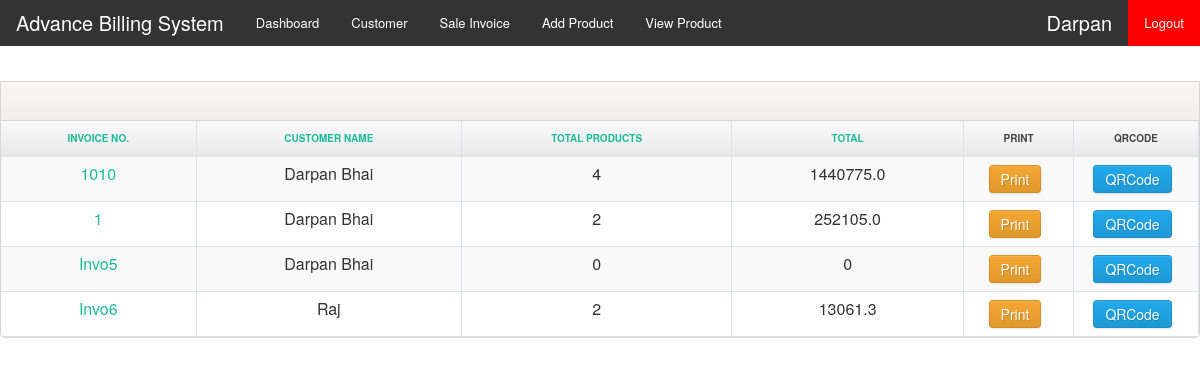
Page /all_invoices/ (signed in) on the committed database.
### organisation/models.py (models this page shows, shortened)
class OrganisationDetails(models.Model):
    company_name = models.CharField(max_length=50)
    company_type = models.CharField(max_length=50)
    pan_number = models.CharField(max_length=10)
    gstin_number = models.CharField(max_length=15)
    address_1 = models.CharField(max_length=90)
    address_2 = models.CharField(max_length=90)
    state = models.CharField(max_length=60)
    city = models.CharField(max_length=60)
    pincode = models.CharField(max_length=6)
    full_name = models.CharField(max_length=50)
    phone = models.CharField(max_length=10)
    email  = models.EmailField()
    user_id = models.CharField(max_length=40)
    password_1 = models.CharField(max_length=40)
    password_2 = models.CharField(max_length=40)

class Invoice_Details(models.Model):
    companyName = models.ForeignKey(OrganisationDetails, on_delete=models.CASCADE,default="")
    Cust_name = models.ForeignKey(CustomerDetails, on_delete=models.CASCADE,default="")
    Invoice_type = models.CharField(max_length = 50)
    Invoice_num = models.CharField(max_length = 10)
    Date = models.DateField(auto_now=False,blank=True)
    Dispatch_through = models.CharField(max_length = 50)
    Due_date = models.DateField(auto_now=False,blank=True)
    Bank = models.CharField(max_length = 20)
    Payment_type = models.CharField(max_length = 20)
    Payment_note = models.TextField(max_length=50)
    T_c = models.TextField(max_length=100)
    Document_note = models.TextField(max_length=100)
    qrcode = models.ImageField(upload_to="", default="", blank=True)
    def __str__(self):
        return self.Invoice_num

class CustomerDetails(models.Model):
    companyName = models.ForeignKey(OrganisationDetails, on_delete=models.CASCADE,default="")
    cust_name = models.CharField(max_length=50,verbose_name='Customer Name')
    cont_person = models.CharField(max_length=50,verbose_name='Contact Person')
    contact_num = models.IntegerField(verbose_name='Contact Number')
    email = models.CharField(max_length=50,default="")
    company_type = models.CharField(verbose_name='Company Type',max_length = 50)
    address = models.CharField(max_length=90,verbose_name='Address Line 1')
    address_2 = models.CharField(max_length=90,verbose_name='Address Line 2')
    landmark = models.CharField(max_length=50,verbose_name='Landmark')
    country = models.CharField(max_length=50,verbose_name='Country')
    state = models.CharField(max_length=50,verbose_name='State')
    city = models.CharField(max_length=50,verbose_name='City')
    pincode = models.IntegerField(verbose_name='Pincode')
    def __str__(self):
        return self.cust_name

### organisation/views.py (the view)
# urls.py: path('all_invoices/',Total_Invoice_Page,name='total_invoice_page'),
def Total_Invoice_Page(request):
    if 'org' in request.session:
        org = OrganisationDetails.objects.get(user_id = request.session['org'])
        in_data = Invoice_Details.objects.filter(companyName=org)
        invo = []
        pro = []
        pro_tot = []
        for i in in_data:
            print(i)
            invo.append(i)
            pro_count = Product.objects.filter(Invoice=i).count()
            print(pro_count)
            pro.append(pro_count)
            t = 0
            pro_data = Product.objects.filter(Invoice=i)
            for i in pro_data:
                t += float(i.Total)
            pro_tot.append(t)
        data = zip(invo,pro,pro_tot)
        return render(request,'Total_Invoice_Page.html',{'org':org.company_name,'invo':data})
    else:
        return redirect('login')

### organisation/templates/Total_Invoice_Page.html (shortened to what this page needs)
{% extends 'base.html' %}
{% block content %}
<div class="main">
<div class="row" style="margin-top:-20px;">
            <div class="col-md-12">
            </div>
        </div>
<div class="row">
    <div class="span12">
        <form id="list-data-table" name="tabledata" method="post">
                        <div class="widget widget-table action-table">
                <div class="widget-header">
                </div>
                <div class="widget-content">
                    <table class="table table-striped table-bordered footable footable-1 breakpoint-lg" data-footable="" data-toggle-column="last" style="display: table;">
                        <thead>
                            <tr class="footable-header">
                                <th style="display: table-cell;">
                                    <center><a href="">Invoice No.</a></center>
                                </th>
                                <th style="display: table-cell;">
                                    <center><a href="">Customer Name</a></center>
                                </th>
                                <th style="display: table-cell;">
                                    <center><a href="">Total Products</a></center>
                                </th>
                                <th style="display: table-cell;">
                                    <center><a href="">Total</a></center>
                                </th>
                                <th style="display: table-cell;">
                                    <center>Print</center>
                                </th>
                                <th style="display: table-cell;">
                                    <center>QRCode</center>
                                </th>
                        </thead>
                        <tbody>
                            {% for inv,pr,pt in invo %}
                            <tr>
                                <td style="display: table-cell;"><center><a href="{% url 'detailpage' inv.id %}">{{ inv.Invoice_num }}</a></center></td>
                                <td style="display: table-cell;"><center>{{ inv.Cust_name }}</center></td>
                                <td style="display: table-cell;"><center>{{ pr }}</center></td>
                                <td style="display: table-cell;"><center>{{ pt }}</center></td>
                                <td class="td-actions" style="display: table-cell;">
                                    <center>
                                        <a href="{% url 'pdf' inv.id %}" class="btn btn-warning">
                                                Print
                                        </a>
                                    </center>
                                </td>
                                <td class="td-actions footable-last-visible" style="display: table-cell;">
                                    <a href="{% url 'qrcode' inv.id %}" class="btn btn-primary" value="qrcode" name="btnqrcode">
                                    QRCode</button>
                                </td>
                            </tr>
                            {% endfor %}
                        </tbody>
             </div>
        </form>
    </div>
</div>
</div>
{% endblock %}

### organisation/templates/base.html (shortened to what this page needs)
{% load static %}
<html>
    <head>
    <link rel="stylesheet" href="https://stackpath.bootstrapcdn.com/bootstrap/4.1.3/css/bootstrap.min.css">
    <link rel="stylesheet" type="text/css" href="{% static 'OpenSans.css' %}">
    <link rel="stylesheet" type="text/css" href="{% static 'style.css' %}">
    <link rel="stylesheet" type="text/css" href="{% static 'custom.css' %}">
    <link rel="stylesheet" type="text/css" href="{% static 'dashboard.css' %}">
    <link rel="stylesheet" type="text/css" href="{% static 'fieldset.css' %}">
    <link rel="stylesheet" type="text/css" href="{% static 'font-awesome.css' %}">
    <link rel="stylesheet" type="text/css" href="{% static 'footable.bootstrap.min.css' %}">
    <link rel="stylesheet" type="text/css" href="{% static 'jquery-te-1.4.0.css' %}">
    <link rel="stylesheet" type="text/css" href="{% static 'jquery-ui.css' %}">
    <link rel="stylesheet" type="text/css" href="{% static 'multi-select.css' %}">
    <link rel="stylesheet" type="text/css" href="{% static 'plans.css' %}">
    <link rel="stylesheet" type="text/css" href="{% static 'select2.min.css' %}">
    <link rel="stylesheet" type="text/css" href="{% static 'my-bootstrap.min.css' %}">
    <link rel="stylesheet" type="text/css" href="{% static 'bootstrap-tagsinput.css' %}">
    <link rel="stylesheet" type="text/css" href="{% static 'bootstrap-responsive.min.css' %}">
    </head>
    <body>
        <ul>
            <li class = "ret">Advance Billing System</li>
            <li><a href="{% url 'index' %}" >Dashboard</a></li>
            <li><a href="{% url 'customer' %}">Customer</a></li>
            <li><a href="{% url 'invoiceview' %}">Sale Invoice</a></li>
            <li><a href="{% url 'addProductForm' %}">Add Product</a></li>
            <li><a href="{% url 'viewquentity' %}">View Product</a></li>
            <li style="float:right"><a class="active" href="{% url 'logout' %}">Logout</a></li>
            <li style="float:right" class="ret">{{org}}</li>
          </ul>
<br><br><br>
    {% block content %}
    {% endblock %}
</body>
</html>

### organisation/static/style.css (style rules this page uses)
body { background: #f9f6f1; font: 13px/1.7em 'Open Sans'; }
.table td { vertical-align: middle; }
.table-bordered th { background: #E9E9E9; background:-moz-linear-gradient(top, #FAFAFA 0%, #E9E9E9 100%); background:-webkit-gradient(linear, left top, left bottom, color-stop(0%,#FAFAFA), color-stop(100%,#E9E9E9)); background:-webkit-linear-gradient(top, #FAFAFA 0%,#E9E9E9 100%); background:-o-linear-gradient(top, #FAFAFA 0%,#E9E9E9 100%); background:-ms-linear-gradient(top, #FAFAFA 0%,#E9E9E9 100%); background:linear-gradient(top, #FAFAFA 0%,#E9E9E9 100%); filter: progid:DXImageTransform.Microsoft.gradient(startColorstr='#FAFAFA', endColorstr='#E9E9E9'); -ms-filter: "progid:DXImageTransform.Microsoft.gradient(startColorstr='#FAFAFA', endColorstr='#E9E9E9')"; font-size: 10px; color: #444; text-transform: uppercase; }
.main { padding-bottom: 60px; }
.widget { position: relative; clear: both; width: auto; margin-bottom: 2em; overflow: hidden; }
.widget-header { position: relative; height: 40px; line-height: 40px; background: #f9f6f1; background:-moz-linear-gradient(top, #f9f6f1 0%, #f2efea 100%); background:-webkit-gradient(linear, left top, left bottom, color-stop(0%,#f9f6f1), color-stop(100%,#f2efea)); background:-webkit-linear-gradient(top, #f9f6f1 0%,#f2efea 100%); background:-o-linear-gradient(top, #f9f6f1 0%,#f2efea 100%); background:-ms-linear-gradient(top, #f9f6f1 0%,#f2efea 100%); background:linear-gradient(top, #f9f6f1 0%,#f2efea 100%); filter: progid:DXImageTransform.Microsoft.gradient(startColorstr='#f9f6f1', endColorstr='#f2efea'); -ms-filter: "progid:DXImageTransform.Microsoft.gradient(startColorstr='#f9f6f1', endColorstr='#f2efea')"; border: 1px solid #d6d6d6; -webkit-background-clip: padding-box; }
.widget-content { padding: 20px 15px 15px; background: #FFF; border: 1px solid #D5D5D5; -moz-border-radius: 5px; -webkit-border-radius: 5px; border-radius: 5px; }
.widget-header+.widget-content { border-top: none; -webkit-border-top-left-radius: 0; -webkit-border-top-right-radius: 0; -moz-border-radius-topleft: 0; -moz-border-radius-topright: 0; border-top-left-radius: 0; border-top-right-radius: 0; }
.widget-content:before, .widget-content:after { content:""; display:table; }
.widget-content:after { clear:both; }
.widget-content { zoom:1; }
.widget-table .widget-content { padding: 0; }
.widget-table .table { margin-bottom: 0; border: none; }
.widget-table .table tr td:first-child { border-left: none; }
.widget-table .table tr th:first-child { border-left: none; }
.table td { text-align: left; }
.widget.action-table { overflow: initial !important; }

### organisation/static/custom.css (style rules this page uses)
.td-actions { width: 110px !important; }
body { min-height: 100%; position: relative; min-width:auto; }
html { height: 100%; }
.td-actions.footable-last-visible { width: 125px !important; }
.td-actions { min-width: 95px; }

### organisation/static/dashboard.css (style rules this page uses)
.action-table .td-actions { width: 80px; text-align: center; }
.action-table .td-actions .btn { margin-right: .5em; }
.action-table .td-actions .btn:last-child { margin-rigth: 0; }

### organisation/templates/base.html (style rules this page uses)
ul { list-style-type: none; margin: 0; padding: 0; overflow: hidden; background-color: #333; }
li { float: left; }
li a { display: block; color: white; text-align: center; padding: 14px 16px; text-decoration: none; }
.active { background-color: red; }
.ret { display: block; color: white; text-align: center; font-size: 20px; padding: 14px 16px; text-decoration: none; }

### rows in the picture
OrganisationDetails: company_name "Darpan"
Invoice_Details: Invoice_num "1010", Cust_name "Darpan Bhai", pr "4", pt "1440775.0"
Invoice_Details: Invoice_num "1", Cust_name "Darpan Bhai", pr "2", pt "252105.0"
Invoice_Details: Invoice_num "Invo5", Cust_name "Darpan Bhai", pr "0", pt "0"
Invoice_Details: Invoice_num "Invo6", Cust_name "Raj", pr "2", pt "13061.3"
